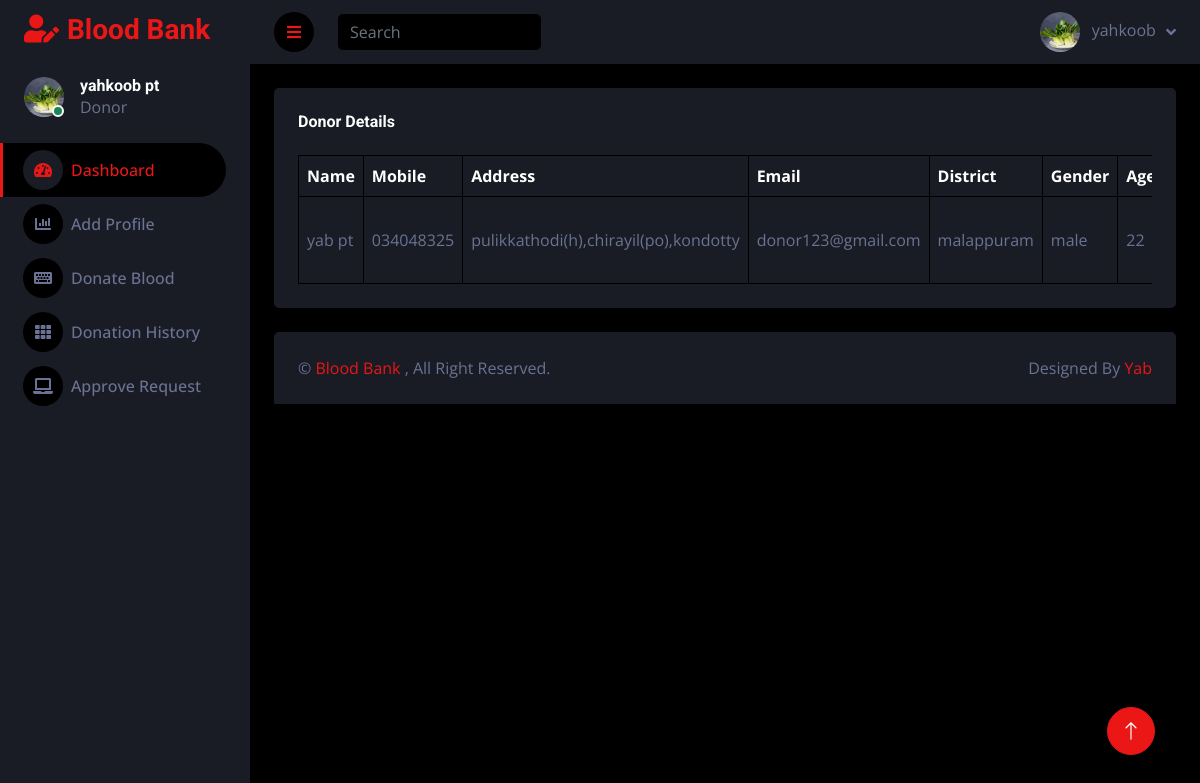
The app's page /view_donor/11/ (signed in) with its own data.
### blood_app/models.py (models this page shows)
class User(AbstractUser):
    is_donor = models.BooleanField(default=False, verbose_name="Is Donor")
    is_patient = models.BooleanField(default=False, verbose_name="Is Patient")
    name = models.CharField(max_length=100,null=True, blank=True)
    mobile = models.CharField(max_length=15,null=True, blank=True)
    address = models.CharField(max_length=200,null=True, blank=True)
    email = models.EmailField(null=True, blank=True)
    district = models.CharField(max_length=100,null=True, blank=True)
    gender = models.CharField(max_length=10,null=True, blank=True)
    age = models.PositiveIntegerField(null=True, blank=True)
    blood_grou = models.CharField(max_length=3, choices=BLOOD_GROUPS, null=True, blank=True)  # Set a default value
    disease=  models.CharField(max_length=100,null=True, blank=True)
    doctor =  models.CharField(max_length=100,null=True, blank=True)
    photo = models.ImageField(upload_to='profile/')
    status = models.BooleanField(default=False)
    unit= models.PositiveIntegerField(null=True, blank=True)
    def __str__(self):
        return self.username
    @property
    def imageURL(self):
        try:
            url = self.photo.url
        except:
            url = ''
        return  url

### blood_app/views.py (the view)
# urls.py: path('view_donor/<int:pk>/', views.view_donor, name='view_donor'),
def view_donor(request,pk):
    view=User.objects.filter(pk=pk)
    context={
        'view':view
    }
    return render(request,'donor/view_donor.html',context)

### templates/donor/view_donor.html (shortened to what this page needs)
{% extends 'donor/base.html' %}
{% load static %}
{% block content %}
<div class="container-fluid pt-4 px-4">
    <div class="bg-secondary text-center rounded p-4">
        <div class="d-flex align-items-center justify-content-between mb-4">
            <h6 class="mb-0"> Donor Details</h6>
        </div>
        <div class="table-responsive">
            <table class="table text-start align-middle table-bordered table-hover mb-0">
                <thead>
                    <tr class="text-white">
                        <th scope="col">Name</th>
                        <th scope="col">Mobile</th>
                        <th scope="col">Address</th>
                        <th scope="col">Email</th>
                        <th scope="col">District</th>
                        <th scope="col">Gender</th>
                        <th scope="col">Age</th>
                    </tr>
                </thead>
                <tbody>
                    {% for i in view %}
                    <tr>
                        <td>
                            {{i.name}}
                        </td>
                        <td>{{i.mobile}}</td>
                        <td>{{i.address}}</td>
                        <td>{{i.email}}</td>
                        <td>{{i.district}}</td>
                        <td>{{i.gender}}</td>
                        <td>{{i.age}}</td>
                    </tr>
                    {% endfor %}
                </tbody>
            </table>
        </div>
    </div>
</div>
{% endblock %}

### templates/donor/base.html (shortened to what this page needs)
{% load static %}
<!DOCTYPE html>
<html lang="en">
<head>
    <link href="https://cdnjs.cloudflare.com/ajax/libs/font-awesome/5.10.0/css/all.min.css" rel="stylesheet">
    <link href="https://cdn.jsdelivr.net/npm/bootstrap-icons@1.4.1/font/bootstrap-icons.css" rel="stylesheet">
    <link href="{% static 'donor/lib/owlcarousel/assets/owl.carousel.min.css' %}" rel="stylesheet">
    <link href="{% static 'donor/lib/tempusdominus/css/tempusdominus-bootstrap-4.min.css' %}" rel="stylesheet" />
    <link href="{% static 'donor/css/bootstrap.min.css' %}" rel="stylesheet">
    <link href="{% static 'donor/css/style.css' %}" rel="stylesheet">
</head>
<body>
    <div class="container-fluid position-relative d-flex p-0">
        <div class="sidebar pe-4 pb-3">
            <nav class="navbar bg-secondary navbar-dark">
                <a href="{% url 'index' %}" class="navbar-brand mx-4 mb-3">
                    <h3 class="text-primary"><i class="fa fa-user-edit me-2"></i>Blood Bank</h3>
                </a>
                <div class="d-flex align-items-center ms-4 mb-4">
                    <div class="position-relative">
                        <img class="rounded-circle" src="{{request.user.imageURL}}" alt="" style="width: 40px; height: 40px;">
                        <div class="bg-success rounded-circle border border-2 border-white position-absolute end-0 bottom-0 p-1"></div>
                    </div>
                    <div class="ms-3">
                        <h6 class="mb-0">{{request.user.name}}</h6>
                        <span>Donor</span>
                    </div>
                </div>
                <div class="navbar-nav w-100">
                    <a href="{% url 'index' %}" class="nav-item nav-link active"><i class="fa fa-tachometer-alt me-2"></i>Dashboard</a>
                    <a href="{% url 'add_donor' %}" class="nav-item nav-link"><i class="fa fa-chart-bar me-2"></i>Add Profile</a>
                    <a href="{% url 'donate' request.user.id %}" class="nav-item nav-link"><i class="fa fa-keyboard me-2"></i>Donate Blood</a>
                    <a href="{% url 'view_donate' request.user.id %}" class="nav-item nav-link"><i class="fa fa-th me-2"></i>Donation History</a>
                    <a href="{% url 'patient_request' %}" class="nav-item nav-link"><i class="fa fa-laptop me-2"></i>Approve Request</a>
                </div>
            </nav>
        </div>
        <div class="content">
            <nav class="navbar navbar-expand bg-secondary navbar-dark sticky-top px-4 py-0">
                <a href="#" class="sidebar-toggler flex-shrink-0">
                    <i class="fa fa-bars"></i>
                </a>
                <form class="d-none d-md-flex ms-4">
                    <input class="form-control bg-dark border-0" type="search" placeholder="Search">
                </form>
                <div class="navbar-nav align-items-center ms-auto">
                    <div class="nav-item dropdown">
                        <a href="#" class="nav-link dropdown-toggle" data-bs-toggle="dropdown">
                            <img class="rounded-circle me-lg-2" src="{{request.user.imageURL}}" alt="" style="width: 40px; height: 40px;">
                            <span class="d-none d-lg-inline-flex">{{request.user}}</span>
                        </a>
                    </div>
                </div>
            </nav>
            {% block content %}
            {% endblock %}
            <div class="container-fluid pt-4 px-4">
                <div class="bg-secondary rounded-top p-4">
                    <div class="row">
                        <div class="col-12 col-sm-6 text-center text-sm-start">
                            &copy; <a href="#">Blood Bank </a>, All Right Reserved.
                        </div>
                        <div class="col-12 col-sm-6 text-center text-sm-end">
                            Designed By <a href="">Yab</a>
                        </div>
                    </div>
                </div>
            </div>
        </div>
        <a href="#" class="btn btn-lg btn-primary btn-lg-square back-to-top"><i class="bi bi-arrow-up"></i></a>
    </div>
</body>
</html>

### static/donor/css/style.css (style rules this page uses)
:root { --primary: #EB1616; --secondary: #191C24; --light: #6C7293; --dark: #000000; }
.back-to-top { position: fixed; display: none; right: 45px; bottom: 45px; z-index: 99; }
.btn { transition: .5s; }
.btn-lg-square { width: 48px; height: 48px; }
.btn-square, .btn-sm-square, .btn-lg-square { padding: 0; display: inline-flex; align-items: center; justify-content: center; font-weight: normal; border-radius: 50px; }
.sidebar { position: fixed; top: 0; left: 0; bottom: 0; width: 250px; height: 100vh; overflow-y: auto; background: var(--secondary); transition: 0.5s; z-index: 999; }
.content { margin-left: 250px; min-height: 100vh; background: var(--dark); transition: 0.5s; }
@media (min-width: 992px) { .sidebar { margin-left: 0; } }
@media (min-width: 992px) { .content { width: calc(100% - 250px); } }
.sidebar .navbar .navbar-nav .nav-link { padding: 7px 20px; color: var(--light); font-weight: 500; border-left: 3px solid var(--secondary); border-radius: 0 30px 30px 0; outline: none; }
.sidebar .navbar .navbar-nav .nav-link:hover, .sidebar .navbar .navbar-nav .nav-link.active { color: var(--primary); background: var(--dark); border-color: var(--primary); }
.sidebar .navbar .navbar-nav .nav-link i { width: 40px; height: 40px; display: inline-flex; align-items: center; justify-content: center; background: var(--dark); border-radius: 40px; }
.sidebar .navbar .navbar-nav .nav-link:hover i, .sidebar .navbar .navbar-nav .nav-link.active i { background: var(--secondary); }
.content .navbar .navbar-nav .nav-link { margin-left: 25px; padding: 12px 0; color: var(--light); outline: none; }
.content .navbar .sidebar-toggler, .content .navbar .navbar-nav .nav-link i { width: 40px; height: 40px; display: inline-flex; align-items: center; justify-content: center; background: var(--dark); border-radius: 40px; }
.content .navbar .dropdown-toggle::after { margin-left: 6px; vertical-align: middle; border: none; content: "\f107"; font-family: "Font Awesome 5 Free"; font-weight: 900; transition: .5s; }

### records on screen
User: user.imageURL (picture), user.name "yahkoob pt", user "yahkoob"
User: name "yab pt", mobile "034048325", address "pulikkathodi(h),chirayil(po),kondotty", email "donor123@gmail.com", district "malappuram", gender "male", age "22"
